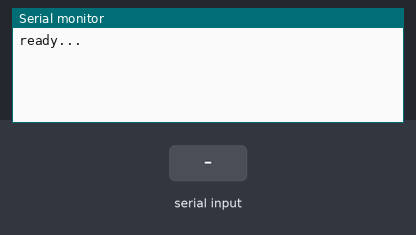
A sketch run on a simulated Arduino Uno, built with avr-gcc and run on an emulated ATmega328P. Shown: the last lines printed to the serial monitor. The test bench sets the inputs (shaded band).

Above: at 1.2 s.
1.3 s: "1" received over the second serial link
At 2.0 s:
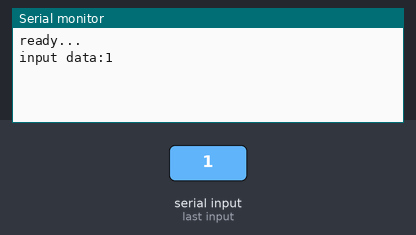
2.8 s: "0" received over the second serial link
At 3.2 s:
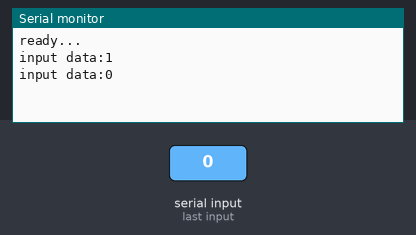
4.3 s: "2" received over the second serial link
At 5.6 s:
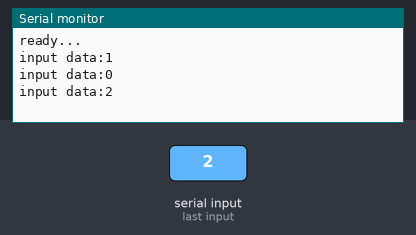

Measured:
- after the input at 1.3 s, the serial monitor: prints a new line at once (image 1)
- after the input at 2.8 s, the serial monitor: prints a new line at once (image 2)
- after the input at 4.3 s, the serial monitor: prints a new line at once (image 3)

The sketch:

hc_06_test02.ino
```cpp
//안드로이드 블루투스 시리얼 컨트롤러 앱에서 입력한 값을 시리얼모니터에 출력

#include <SoftwareSerial.h>
//아두이노에 연결한 tx, rx 번호와 cross 되게 연결해야 된다.
#define rxPin 2
#define txPin 3
//swSerial(rxPin, txPin);
//블루투스 전달되는 데이터(안드로이드폰)를 시리얼모니터에 출력
String mystr = "";
SoftwareSerial swSerial(rxPin, txPin); //(2,3)
char data;

void setup() {
  // put your setup code here, to run once:
  Serial.begin(9600);
  swSerial.begin(9600);
  Serial.println("ready...");
}

void loop() {
  delay(100);
  while(swSerial.available()){
    char myChar = swSerial.read();
    mystr += myChar;
  }
  if(!mystr.equals("")){
    Serial.println("input data:"+mystr);
  }
  mystr="";//mystr을 초기화
}
```
